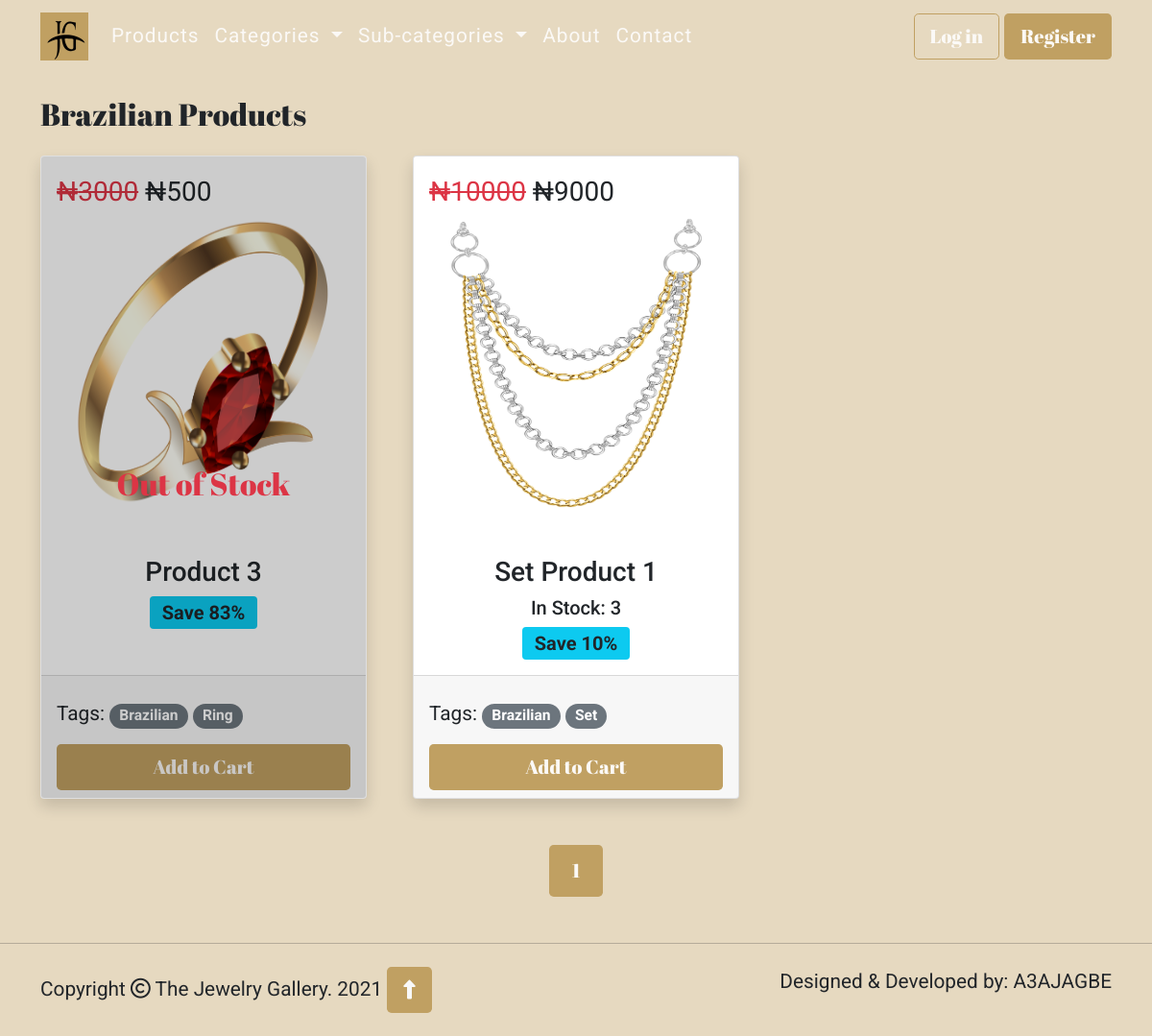
The page /category/1 on the database as committed earlier.
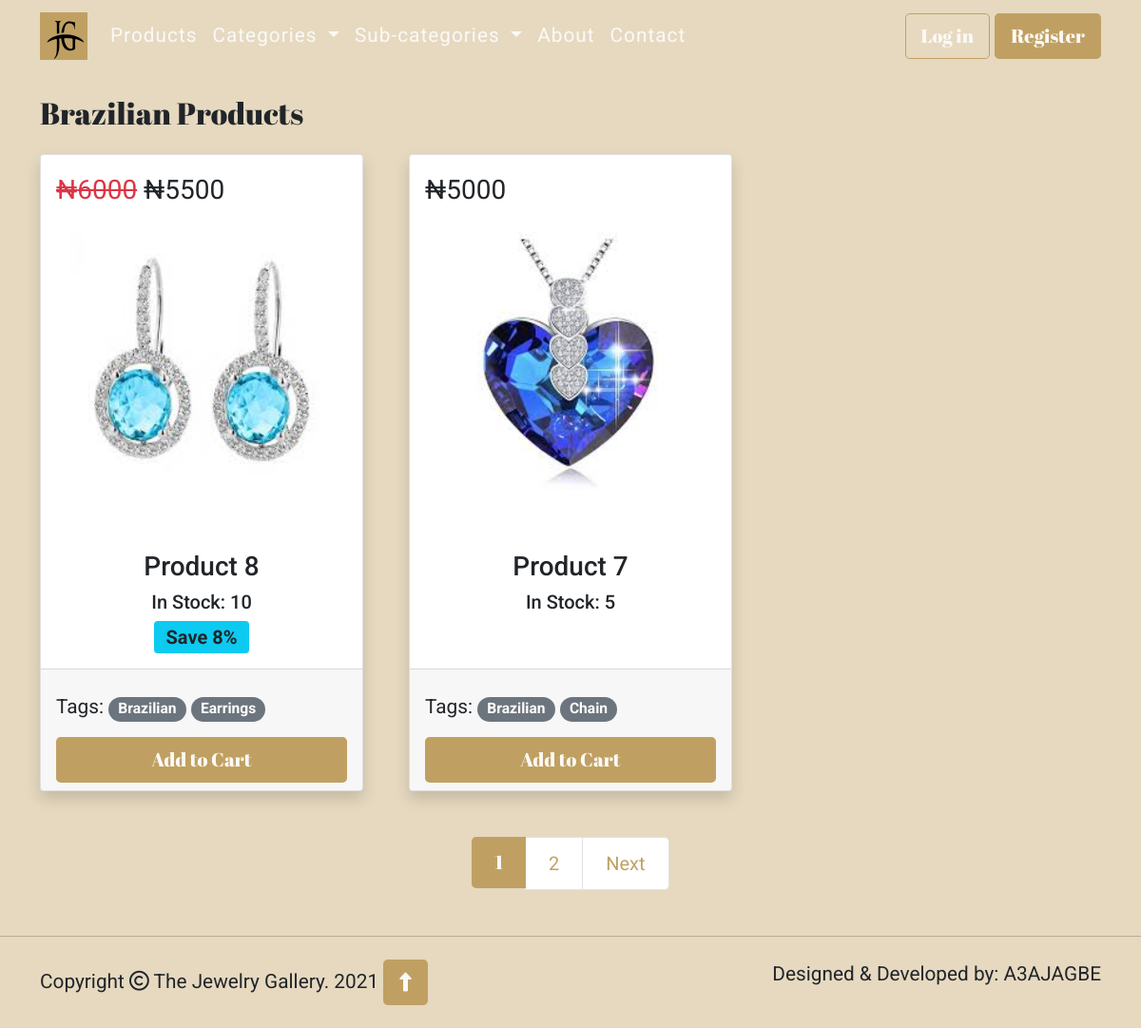
The same page on the database as committed later.
### store/models.py (models this page shows, shortened)
class Products(db.Model):
    id = db.Column(db.Integer, primary_key=True)
    name = db.Column(db.String(50), nullable=False)
    price = db.Column(db.Integer, nullable=False)
    discount = db.Column(db.Integer)
    stock = db.Column(db.Integer, nullable=False)
    image = db.Column(db.String(128), unique=True, nullable=False)
    category_id = db.Column(db.Integer, db.ForeignKey('categories.id'), nullable=False)
    sub_category_id = db.Column(db.Integer, db.ForeignKey('subcategories.id'), nullable=False)
    def get_percent_saved(self):
        amount_saved = self.price - self.discount
        return round(amount_saved / self.price * 100)

class Categories(db.Model):
    id = db.Column(db.Integer, primary_key=True)
    category = db.Column(db.String(50), unique=True, nullable=False)
    products = db.relationship('Products', backref='category', lazy=True)
    def __repr__(self):
        return self.category

class Subcategories(db.Model):
    id = db.Column(db.Integer, primary_key=True)
    sub_category = db.Column(db.String(50), unique=True, nullable=False)
    products = db.relationship('Products', backref='subcategory', lazy=True)
    def __repr__(self):
        return self.sub_category

### store/views.py (the view)
@app.route('/category/<int:cat_id>')
def get_category(cat_id):
    page = request.args.get('page', 1, type=int)
    category = Categories.query.filter_by(id=cat_id).first_or_404()
    all_products = Products.query.filter_by(category_id=category.id).order_by(Products.id.desc()).paginate(page=page,
                                                                                                           per_page=2)
    categories = Categories.query.join(Products, (Categories.id == Products.category_id)).all()
    sub_categories = Subcategories.query.join(Products, (Subcategories.id == Products.sub_category_id)).all()
    return render_template('category.html', year=current_year, products=all_products, categories=categories,
                           sub_categories=sub_categories, category=category)

### store/templates/category.html (shortened to what this page needs)
{% extends 'base.html' %}
{% block content %}
  <div class="container products mb-5">
      <h2 class="pb-3">{{ category }} Products</h2>
      {% include "_products_div.html" %}
  </div>
    <div class="container mb-5">
        <div aria-label="Page navigation example ">
          <ul class="pagination pagination-lg justify-content-center">
              {% for page_num in products.iter_pages() %}
                {% if page_num %}
                    {% if products.page == page_num %}
                     <li class="page-item active" aria-current="page"> <span class="page-link">{{ page_num }}</span></li>
                    {% else %}
                    <li class="page-item"><a class="page-link" href="{{ url_for('get_category', cat_id=category.id, page=page_num) }}">{{ page_num }}</a></li>
                    {% endif %}
                {% else %}
                ...
                {% endif %}
               {% endfor %}
              {% if products.has_next %}
                <li class="page-item"><a class="page-link" href="{{ url_for('get_category', cat_id=category.id, page=products.next_num) }}">Next</a></li>
              {% endif %}
          </ul>
        </div>
    </div>
{% endblock %}

### store/templates/_products_div.html
 <div class="row row-cols-1 row-cols-md-3 g-5">
    {% for product in products.items %}
      <div class="col">
            <div class="card h-100 shadow">
                <img src="static/products_images/{{product.image}}" class="card-img-top" alt="{{ product.name }} Image" height="400px">
                <div class="card-img-overlay price-overlay">
                    {% if product.discount %}
                    <p class="card-text fs-3">
                        <s class="text-danger">₦{{ product.price }}</s> ₦{{ product.discount }}</p>
                    {% else %}
                    <p class="card-text fs-3">₦{{ product.price }}</p>
                    {% endif %}
                </div>
                <div class="card-body text-center">
                    <h3 class="card-title">{{ product.name }}</h3>
                    {% if product.stock > 0 %}
                     <h5>In Stock: {{ product.stock }} </h5>
                    {% else %}
                        <div class="card-img-overlay stock-overlay">
                            <h2 class="text-danger">Out of Stock</h2>
                         </div>
                    {% endif %}
                    {% if product.discount %}
                        <span class="badge bg-info text-dark fs-5">Save {{ product.get_percent_saved() }}%</span>
                    {% endif %}
                </div>
                <div class="card-footer">
                    <p class="text-start pt-3">Tags:
                        <a href="{{ url_for('get_category', cat_id=product.category_id) }}"><span class="badge rounded-pill bg-secondary">{{ product.category }}</span></a>
                        <a href="{{ url_for('get_subcategory', sub_cat_id=product.sub_category_id) }}"><span class="badge rounded-pill bg-secondary">{{ product.subcategory }}</span></a>
                    </p>
                    <div class="d-grid">
                        <a class="btn theme-btn btn-lg" href="#" role="button">Add to Cart</a>
                    </div>
                </div>
            </div>
        </div>
     {% endfor %}
</div>

Rows that differ between the two databases and show on the page:
no longer on this page (row unchanged): Products: image (picture), price "3000", discount "500", name "Product 3", stock "Out of Stock", get_percent_saved "83", category "Brazilian", subcategory "Ring"
no longer on this page (row unchanged): Products: image (picture), price "10000", discount "9000", name "Set Product 1", stock "3", get_percent_saved "10", category "Brazilian", subcategory "Set"
added Products: image (picture), price "6000", discount "5500", name "Product 8", stock "10", get_percent_saved "8", category "Brazilian", subcategory "Earrings"
added Products: image (picture), price "5000", name "Product 7", stock "5", category "Brazilian", subcategory "Chain"
Other text that changed with them:
new list line: "2"
text now shown: "Next"
